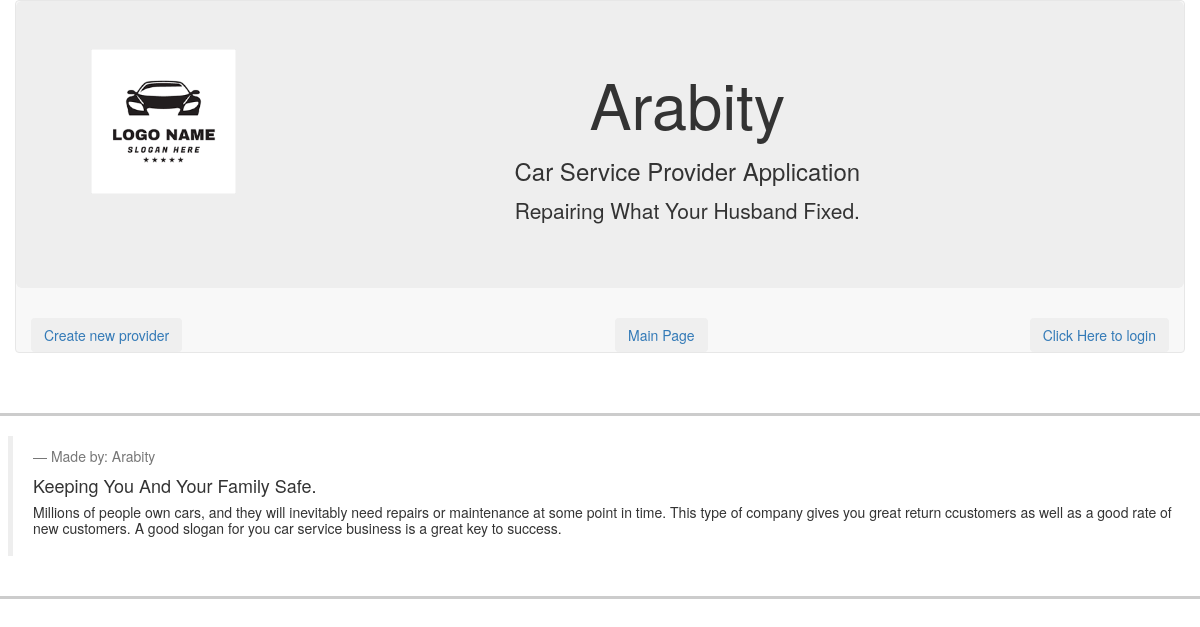
The page /provider on the database as committed earlier.
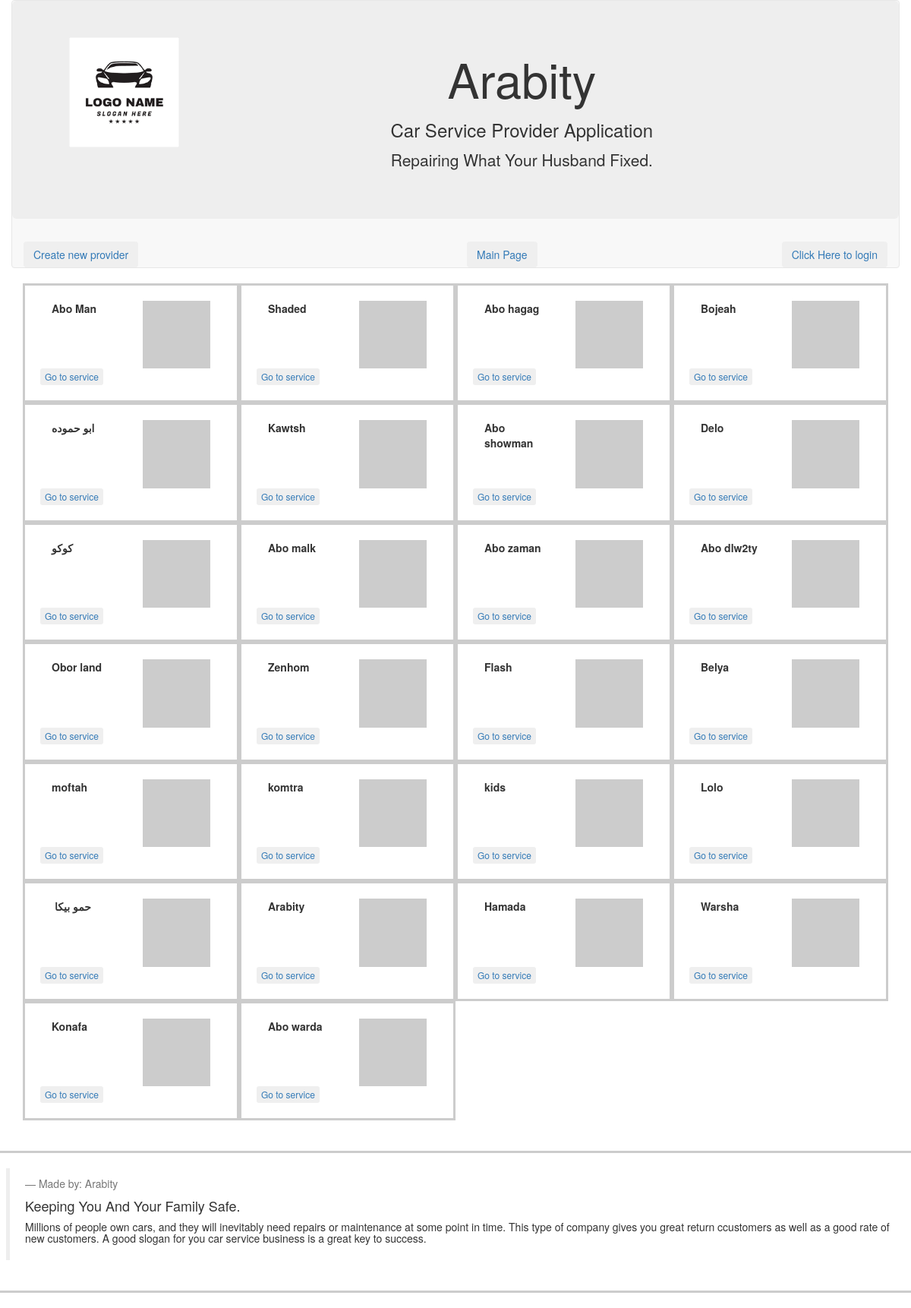
The same page on the database as committed later.
### database_setup_arabity.py (models this page shows)
class Provider(Base):
    __tablename__ = 'provider'
    id = Column(Integer, primary_key=True)
    name = Column(String(20), nullable=False)
    logo = Column(String(250), nullable=False)
    user_id = Column(Integer, ForeignKey('user.id'), nullable=False)
    user = relationship(User)
    provider_add = relationship("ProviderAdd", cascade="all, delete-orphan")
    telephone = relationship("Telephone", cascade="all, delete-orphan")
    mobile = relationship("Mobile", cascade="all, delete-orphan")
    location = relationship("Location", cascade="all, delete-orphan")
    provider_brand = relationship("ProviderBrand", cascade="all, delete-orphan")
    provider_service = relationship("ProviderService", cascade="all, delete-orphan")
    provider_verification = relationship("ProviderVerification", cascade="all, delete-orphan")
    story = relationship("Story", cascade="all, delete-orphan")
    social_link = relationship("SocialLink", cascade="all, delete-orphan")
    provider_tag = relationship("ProviderTag", cascade="all, delete-orphan")
    provider_extra = relationship("ProviderExtra", cascade="all, delete-orphan")

### project.py (the view)
@app.route('/')
@app.route('/provider')
def providerName():
    provider = session.query(Provider).all()
    if 'username' not in login_session:
        return render_template('publicmain.html', provider=provider)
    else:
        return render_template('main.html', provider=provider)

### templates/publicmain.html (shortened to what this page needs)
<!DOCTYPE html>
<html lang="en">
<head>
  <link rel="stylesheet" href="https://maxcdn.bootstrapcdn.com/bootstrap/3.3.7/css/bootstrap.min.css">
</head>
<body>
	<nav class="container navbar navbar-default">
			<div class="row jumbotron text-center" >
				<div class="col-sm-2">
					<img src="/static/arabity.png" class="title-logo img-fluid img-responsive" height="150" width="150"/>
				</div>
				<div class="col-sm-10">
          <h1>Arabity</h1>
					<h3>Car Service Provider Application</h3>
					<p>Repairing What Your Husband Fixed.</p>
				</div>
				</div>
			<div class="row">
				<div class="col-md-6 btn-group text-center" role="group">
					<button type="button" class="btn btn-secondary pull-left">
						<a href='{{url_for('newProvider')}}'>Create new provider</a>
					</button>
				</div>
        <div class="col-md-3 btn-group text-center" role="group">
					<button type="button" class="btn btn-secondary pull-left">
						<a href='{{url_for('providerName')}}'>Main Page</a>
					</button>
				</div>
				<div class="col-md-3 btn-group text-center" role="group">
					<button type="button" class="btn btn-secondary pull-right">
						{% if 'username' not in session %}
						<a  href="{{url_for('showLogin')}}">Click Here to login</a>
						{% else %}
						<a  href="{{url_for('gdisconnect')}}">Disconnect</a>
						{% endif %}
					</button>
				</div>
			</div>
	</nav>
  <div class="container">
		{% for i in provider %}
		<div class="col-md-3 pill-center" style="padding: 20px; border: 3px solid #ccc">
      <div class="col-md-6">
        <p><strong>{{i.name}}</strong></p>
      </div>
      <div class="col-md-6">
        <img src={{i.logo}} class="title-logo img-fluid img-responsive" height="150" width="150"/>
      </div>
				<button type="button" class="btn btn-xs pull-left">
				<a href='{{url_for('providerService', provider_id=i.id, creator=i.user_id) }}'>Go to service</a>
				</button>
		</div>
	  {% endfor %}
	</div>
  <div class="row" style="padding: 20px; border: 3px solid #ccc">
    <blockquote>
      <footer>Made by: Arabity</footer>
      <h4>Keeping You And Your Family Safe.</h4>
      <h5>Millions of people own cars, and they will inevitably need repairs or maintenance at some point in time. This type of company gives you great return ccustomers as well as a good rate of new customers.
            A good slogan for you car service business is a great key to success.</h5>
    </blockquote>
  </div>
</body>
</html>

Rows that differ between the two databases and show on the page:
added Provider: name "Abo Man"
added Provider: name "Shaded"
added Provider: name "Abo hagag"
added Provider: name "Bojeah"
added Provider: name "ابو حموده"
added Provider: name "Kawtsh"
added Provider: name "Abo showman"
added Provider: name "Delo"
added Provider: name "كوكو"
added Provider: name "Abo malk"
added Provider: name "Abo zaman"
added Provider: name "Abo dlw2ty"
added Provider: name "Obor land"
added Provider: name "Zenhom"
added Provider: name "Flash"
added Provider: name "Belya"
added Provider: name "moftah"
added Provider: name "komtra"
added Provider: name "kids"
added Provider: name "Lolo"
added Provider: name "حمو بيكا"
added Provider: name "Arabity"
added Provider: name "Hamada"
added Provider: name "Warsha"
added Provider: name "Konafa"
added Provider: name "Abo warda"
